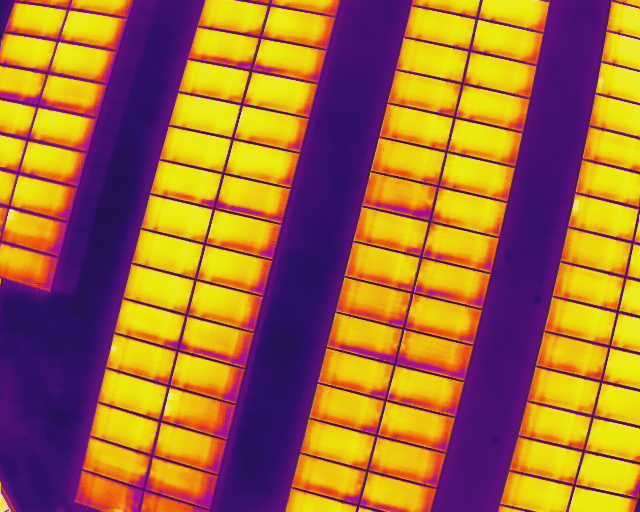
#> input picture data/Thermal/snap_1_ (105).jpg, 640 x 512 px, found by its file name; its folder holds only this picture in this run
$ python preproc.py
#> lines starting #> are read from the running program, lines starting #| are printed output that depends on the picture; after the words box and inside, x2 and y2 are one past the last pixel; in counts of white or black regions, pixels touching at a corner belong together
from PIL import Image
import os
import numpy
import cv2

# Function for data cleaning, calculating orientation
# and storing the cleaned images' information in GPSdata.txt
# Input: list of source images and a destination directory
# Output: a data dictionary, new list of images, and GPSdata.csv in the destination directory
def extractGPS(im_list, dest_dir, clean_data, save_as_csv):
#> called with dest_dir = '.\\output_folder', clean_data = True, save_as_csv = False
    if not os.path.exists(dest_dir):
        os.mkdir(dest_dir)

    # Iterate over image files in the source directory and extract GPS data
    dataArr = numpy.empty((0,4),float)
    imGPS_dict = {}
    lat = 0
    long = 0

    for im in im_list:
        try:
            exif = Image.open(im)._getexif()
#> exif = 45 items
            # Rest of your image processing code here
        except Exception as e:
            print(f"Error processing {im}: {e}")
            continue
        lat_prev = lat
        long_prev = long
        lat = float(exif[34853][2][0]+exif[34853][2][1]/60+exif[34853][2][2]/3600)
#> lat = 20
        long = float(exif[34853][4][0]+exif[34853][4][1]/60+exif[34853][4][2]/3600)
#> long = 105.6
        alt = exif[34853][6]
        if clean_data == True:
            # Only keep images with the altitude less than 34 m
            # Make sure the kept image does not repeat any existing set of latitude and longitude coordinates
            if alt < 34:
                if lat != lat_prev and long != long_prev:
                    #if lat >= 20.002609 and lat <= 20.00321 and long >= 105.62046 and long <= 105.62215:
                    dataArr = numpy.append(dataArr,numpy.array([[im,lat,long,alt]]),axis=0)
        else:
            dataArr = numpy.append(dataArr,numpy.array([[im,lat,long,alt]]),axis=0)

    # Determine the orientation of images in the destination directory
    modeAngleArr = numpy.empty((0,3),int)
    lat = dataArr[0,1]
    for row in dataArr:
        image_file = row[0]
#> image_file = 'static/data/Thermal/snap_1_ (105).jpg'

        im = cv2.imread(image_file)
        img = cv2.cvtColor(im,cv2.COLOR_BGR2GRAY)
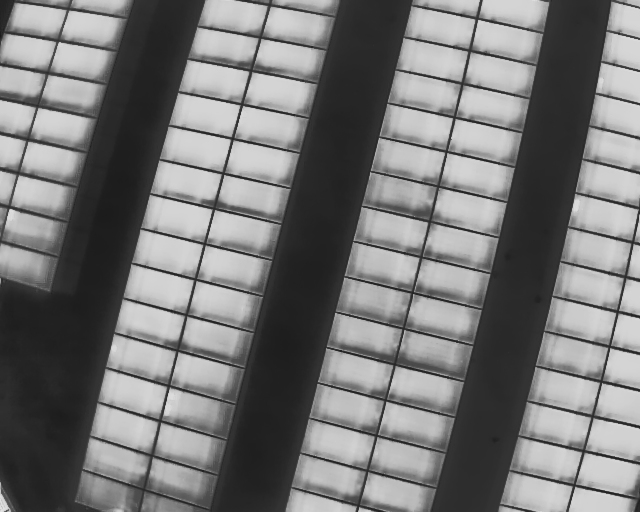
#> img: shape (512, 640); min 27, max 227, mean 120.8

        bw = cv2.threshold(img,100,255,cv2.THRESH_BINARY | cv2.THRESH_OTSU)[1]
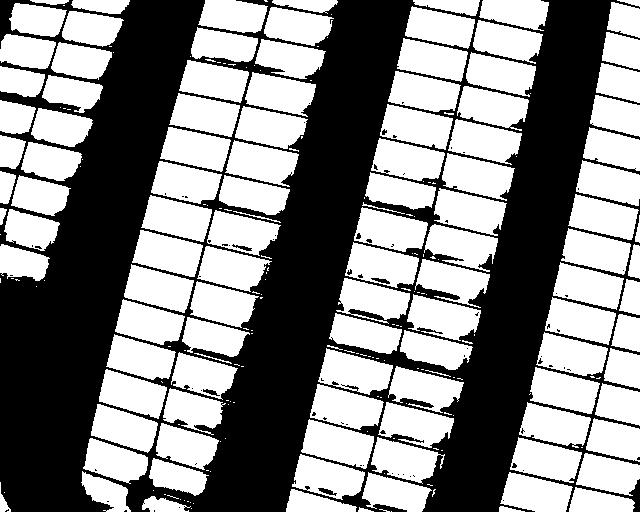
#> bw: shape (512, 640); 53.4% white; 73 black regions (66 under 20 px)
        contours = cv2.findContours(bw, cv2.RETR_LIST, cv2.CHAIN_APPROX_NONE)[0]
#> contours = 321 contours, 196 with area under 20; largest, box (x1, y1, x2, y2) and area: (301, 419, 374, 469) 2192, (345, 242, 419, 288) 2158, (318, 348, 393, 395) 2152, (354, 207, 428, 252) 2134, (434, 188, 507, 236) 2133

        angleArr = numpy.empty((0),int)
        for i, c in enumerate(contours):
            # Calculate the area of each contour
            area = cv2.contourArea(c)

            # Ignore contours that are too small or too large
            if area < 1500:
                continue

            # cv.minAreaRect returns:
            # (center(x, y), (width, height), angle of rotation) = cv2.minAreaRect(c)
            rect = cv2.minAreaRect(c)
            box = cv2.boxPoints(rect)
            box = numpy.intp(box)

            # Retrieve the key parameters of the rotated bounding box
            #center = (int(rect[0][0]),int(rect[0][1]))
            width = int(rect[1][0])
            height = int(rect[1][1])
            angle = int(rect[2])


            if width < height:
                angle = 90 - angle
            else:
                angle = 180 - angle

            angleArr = numpy.append(angleArr,numpy.array([angle]),axis=0)
#> this loop made 321 passes
#> (area, rect, box, width, height, angle, angleArr) on passes 35, 36, 48, 49: (1959.5, ((536.1, 494.6), (32.83, 66.56), -77.01), [[564, 518], [499, 503], [507, 471], [572, 486]], 32, 66, 167, [167]), (1657.5, ((395.6, 496.2), (33.18, 65.5), -75.62), [[423, 520], [359, 504], [368, 472], [431, 488]], 33, 65, 165, [167, 165]), (2028.5, ((328.1, 478.6), (33.37, 68.05), -74.88), [[356, 503], [290, 485], [299, 453], [365, 471]], 33, 68, 164, [167, 165, 164]), (1786, ((608.7, 474.5), (32.76, 60.63), -77.47), [[634, 497], [575, 483], [582, 451], [641, 465]], 32, 60, 167, [167, 165, 164, 167])
#> (area, width, height, angle) on passes 66, 68, 69, 75, 77, 78: (1793, 33, 60, 164), (2192, 33, 68, 165), (1596, 32, 54, 167), (1947, 32, 64, 162), (2013.5, 33, 66, 166), (1979.5, 34, 69, 165)
#> after the loop, angleArr = 74 values, max 170 at index 69, min 162 at index 4, mean 166.3
        # Find the mode value in the angle array
        modeAngle = numpy.argmax(numpy.bincount(angleArr))
#> modeAngle = 167

        # Calculate camera's yaw angle, camera towards North or South?
        lat_prev = lat
#> lat_prev = 20
        lat = row[1]

        if lat >= lat_prev: # the latitude increasing indicates a North heading
            if modeAngle >= 90:
                kappa = modeAngle+180
#> kappa = 347
            else:
                kappa = 90-modeAngle
        else: # the latitude decreasing indicates a South heading
            if modeAngle >= 90:
                kappa = modeAngle
            else:
                kappa = modeAngle+180
        #print([modeAngle,kappa])

        # Store orientation data, is the camera nadir? If yes then the pitch angle is not 0.
        modeAngleArr = numpy.append(modeAngleArr,numpy.array([[0.0,0.0,kappa]]),axis=0)
#> modeAngleArr = [[0, 0, 347]]

        # Function output: Dictionary of images' GPS and orientation data
        imGPS_dict[image_file] = [lat,row[2],row[3],0.0,0.0,kappa]

    dataArr = numpy.append(dataArr,numpy.array(modeAngleArr),axis=1)

    if save_as_csv == True:
        # Create a text file to store the image info in the destination directory
        file_path = os.path.join(dest_dir,'GPSdata.csv')
        with open(file_path, "w") as file:
            file.write('File,Latitude,Longitude,Altitude,Omega,Phi,Kappa\n')
            for row in dataArr:
                file.write(",".join(str(item) for item in row) + "\n")

    return imGPS_dict # Dictionary of image GPS and orientation

if __name__ == "__main__":
    # [7 lines of commented-out code are left out]

    import os

    folder_path = 'static/data/Thermal'

    # Create an empty list to store the file names including their parent directory
    file_names_with_parent = []

    for file_name in os.listdir(folder_path):
        file_path = os.path.join(folder_path, file_name)
        if os.path.isfile(file_path):
            parent_dir_name = "static/data/Thermal"
            file_names_with_parent.append(os.path.join(parent_dir_name, file_name))

    dest_dir = r'.\output_folder'
    data_dict = extractGPS(file_names_with_parent, dest_dir, clean_data=True, save_as_csv=False)
#> data_dict = 1 item
    # for file in list(data_dict.keys()):
    #     print(str(file) + ', ' + ', '.join(str(item) for item in data_dict[file]))

     # Define the path to the output text file
    output_file_path = os.path.join(dest_dir, 'GPSdata.txt')

    # Open the file for writing
    with open("preproc/GPSdata.txt", 'w') as output_file:
        output_file.write('File,Latitude,Longitude,Altitude,Omega,Phi,Kappa\n')
        for file, data in data_dict.items():
            data_str = ','.join(map(str, data))
            output_file.write(f'{file},{data_str}\n')
#> this loop made 1 pass

    print(f'Results saved to {output_file_path}')

$ run again, on data/Thermal/snap_1_ (121).jpg
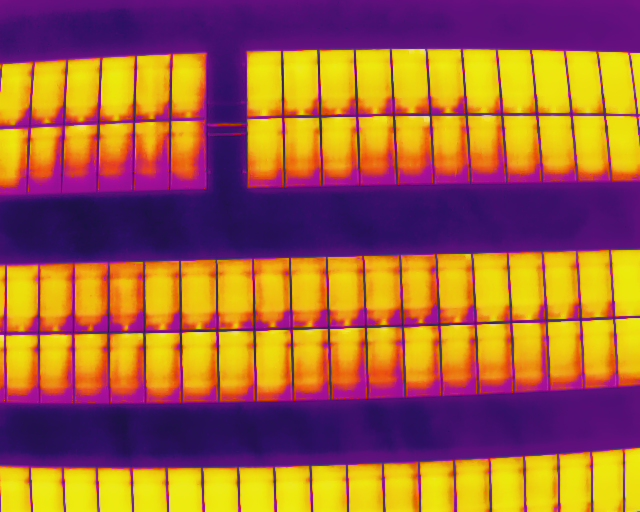
#> input picture data/Thermal/snap_1_ (121).jpg, 640 x 512 px, found by its file name
#> exif = 45 items
#> lat = 20
#> long = 105.6
#> image_file = 'static/data/Thermal/snap_1_ (121).jpg'
#> in extractGPS, `img = cv2.cvtColor(im,cv2.COLOR_BGR2GRAY)`:
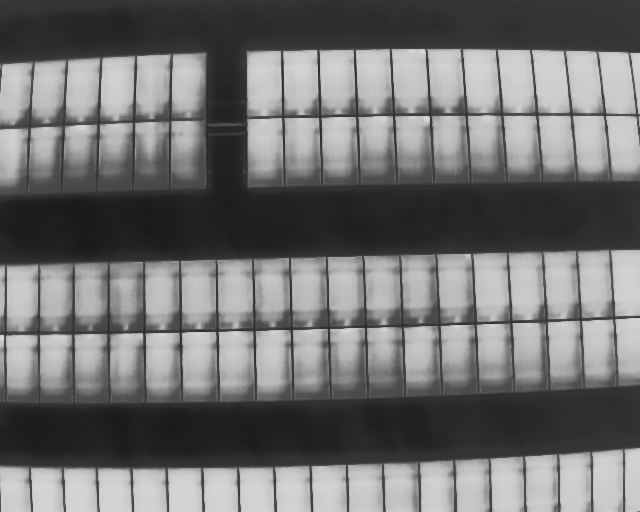
#> img: shape (512, 640); min 24, max 217, mean 113.5
#> in extractGPS, `bw = cv2.threshold(img,100,255,cv2.THRESH_BINARY | cv2.THRESH_OTSU)[1]`:
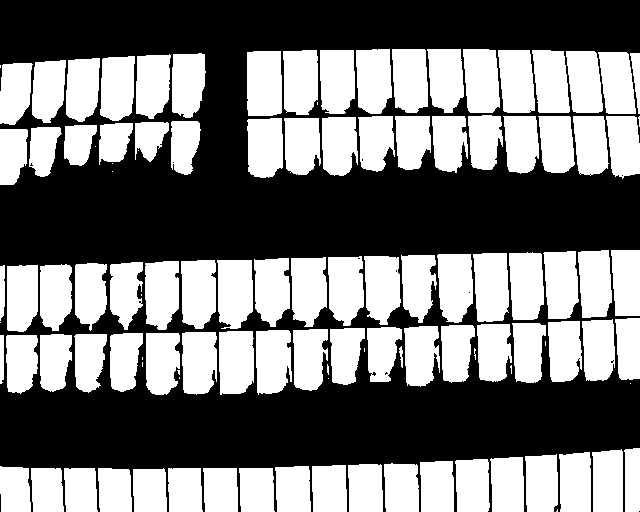
#> bw: shape (512, 640); 47.7% white; 114 white regions (21 under 20 px)
#> contours = 130 contours, 37 with area under 20; largest, box (x1, y1, x2, y2) and area: (247, 51, 282, 116) 2126, (473, 253, 509, 322) 2101, (217, 260, 253, 329) 2080, (181, 260, 216, 329) 2032, (437, 254, 473, 323) 2008
#> the loop in extractGPS, `for i, c in enumerate(contours):` made 130 passes
#> (area, rect, box, width, height, angle, angleArr) on passes 11 to 13: (1501.5, ((329, 488), (46, 34), -90), [[346, 511], [312, 511], [312, 465], [346, 465]], 46, 34, 270, [270]), (1526, ((365, 487.5), (47, 34), -90), [[382, 511], [348, 511], [348, 464], [382, 464]], 47, 34, 270, [270, 270]), (1533, ((401, 487), (48, 34), -90), [[418, 511], [384, 511], [384, 463], [418, 463]], 48, 34, 270, [270, 270, 270])
#> after the loop in extractGPS, `for i, c in enumerate(contours):`: angleArr = 66 values, max 270 at index 0, min 91 at index 4, mean 173
#> modeAngle = 270
#> lat_prev = 20
#> kappa = 450
#> modeAngleArr = [[0, 0, 450]]
#> data_dict = 1 item
#> the loop `for file, data in data_dict.items():` made 1 pass
